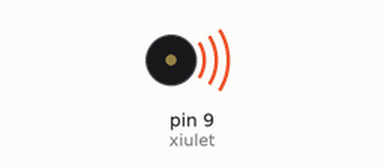
Recording of a sketch running on a simulated Arduino Uno, built with avr-gcc and run on an emulated ATmega328P. On the bench: buzzer (waves = sounding).

Above: at 0.05 s.
Timing chart, 0 to 3.0 s (numbered marks = the images above):
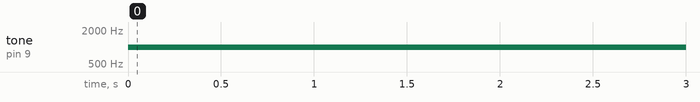

Measured:
- by itself, tone on pin 9 (xiulet): silent → 1000 Hz at 0.00 s

The sketch:

Sirena.2.ino
```cpp
/***********************************************************
**                                                        **
**                          Títol:                        **
**                                                        **
**                                                        **
**                                                        **
**   NOM: Gerard Gonzalez Torres             Data:        **
***********************************************************/
//*********************** INCLUDE **************************

//********************** VARIABLES *************************
const byte xiulet = 9;
long temps = 700;
//************************ SETUP ***************************
void setup() {
  pinMode(xiulet, OUTPUT);

}
//************************* LOOP ***************************
void loop() {

  tone(xiulet, 1000, temps);
  delay(temps);

}
//*********************** FUNCTIONS ************************
```
